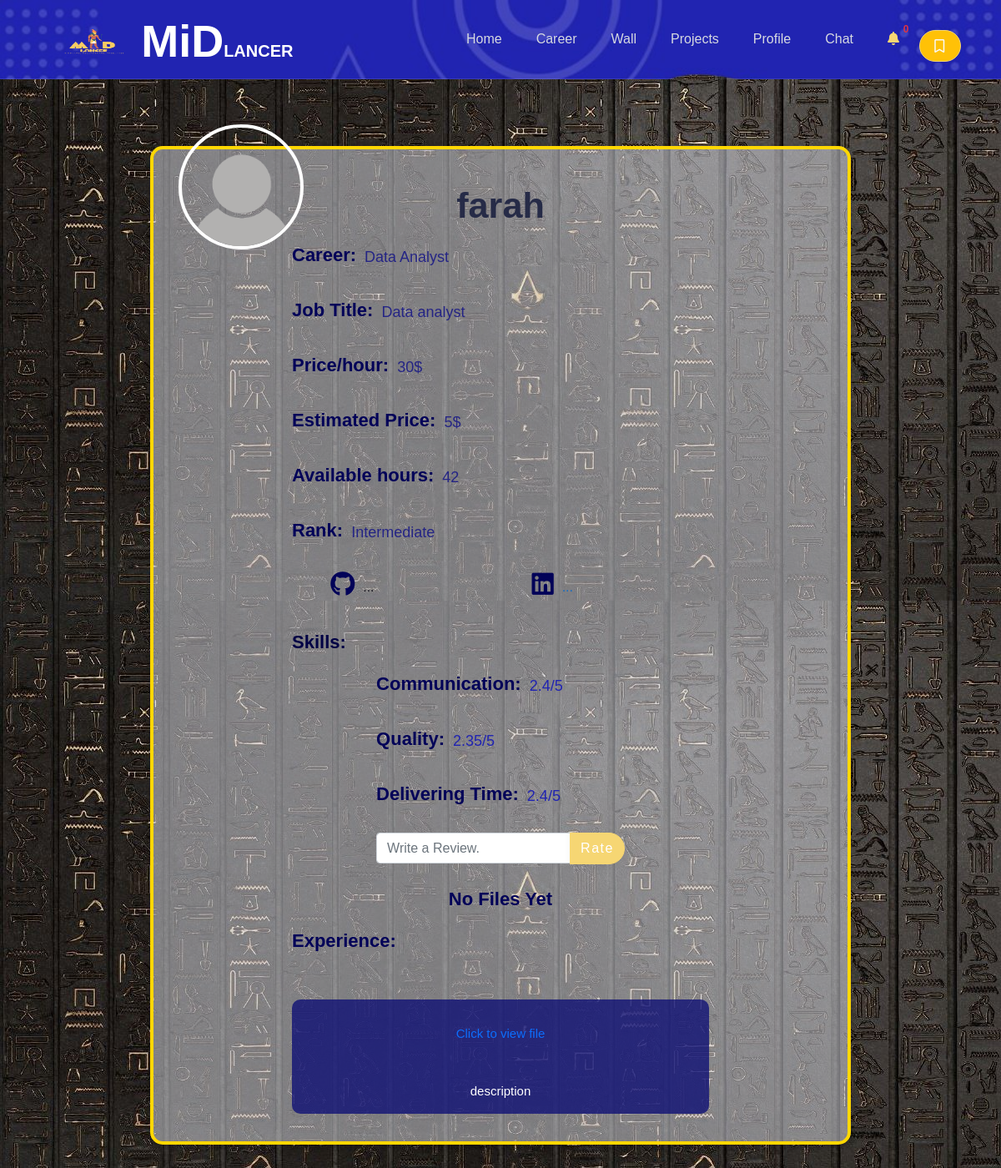
Screenshot of /freelancerview.php?vfid=15 (signed in) with the database file from the repository.
### tables this page shows
CREATE TABLE `freelancer` (
  `freelancer_id` int(11) NOT NULL,
  `freelancer_name` varchar(255) NOT NULL,
  `email` varchar(255) NOT NULL,
  `phone_number` varchar(11) NOT NULL,
  `password` varchar(255) NOT NULL,
  `birthdate` date NOT NULL,
  `national_id` varchar(14) NOT NULL,
  `freelancer_image` longtext DEFAULT NULL,
  `job_title` varchar(255) NOT NULL,
  `available_hours` int(11) DEFAULT NULL,
  `price/hr` float DEFAULT 5,
  `link1` varchar(255) DEFAULT NULL,
  `link2` varchar(255) DEFAULT NULL,
  `freelancer_file` longtext DEFAULT NULL,
  `bio` text DEFAULT NULL,
  `premium` varchar(255) DEFAULT '0',
  `view` int(11) DEFAULT 0,
  `hidden` tinyint(1) DEFAULT 0,
  `admin_hidden` tinyint(1) DEFAULT 0,
  `career_id` int(11) NOT NULL,
  `rank_id` int(11) DEFAULT 1,
  `webssite_price` int(11) NOT NULL DEFAULT 5,
  `fl_join_date` date NOT NULL DEFAULT current_timestamp(),
  `last_seen` datetime DEFAULT current_timestamp()
);

CREATE TABLE `career` (
  `career_id` int(11) NOT NULL,
  `career_path` varchar(250) NOT NULL,
  `career_desc` text NOT NULL,
  `career_image` longtext NOT NULL
);

CREATE TABLE `rank` (
  `rank_id` int(11) NOT NULL,
  `rank` varchar(250) NOT NULL
);

CREATE TABLE `experience` (
  `experience_id` int(11) NOT NULL,
  `experience_text` text NOT NULL,
  `experience_image` longtext DEFAULT NULL,
  `experience_file` longtext DEFAULT NULL,
  `hidden` tinyint(4) DEFAULT 0,
  `freelancer_id` int(11) NOT NULL
);

### freelancerview.php (the view, shortened to what this page needs)
<?php
include("nav+bm.php");
if(isset($_GET['vfid'])) {
    $id = $_GET['vfid'];
}
$select_freelancer = " SELECT * FROM `freelancer`
                       JOIN `career` ON `career`.`career_id` = `freelancer`.`career_id`
                       JOIN `rank` ON `rank`.`rank_id` = `freelancer`.`rank_id`
                       WHERE `freelancer`.`freelancer_id` = $id";
$run_select= mysqli_query($connect,$select_freelancer);
$select_avg="SELECT AVG(rate1) as RATE1 ,
                    AVG(rate2) as RATE2 ,
                    AVG(rate3) as RATE3
                    FROM `rate` WHERE `freelancer_id`= $id ";
$run_avg=mysqli_query($connect,$select_avg);
$key=mysqli_fetch_assoc($run_avg);
$select_experience="SELECT * FROM `experience` WHERE `freelancer_id`= $id AND `hidden` = 0 ";
$run_select_experience=mysqli_query($connect,$select_experience);
?>
<!DOCTYPE html>
<html lang="en">
<head>
    <link rel="stylesheet" href="css/all.min.css">
    <link rel="stylesheet" href="https://stackpath.bootstrapcdn.com/bootstrap/4.4.0/css/bootstrap.min.css">
    <link rel="stylesheet" href="https://cdnjs.cloudflare.com/ajax/libs/rateYo/2.3.2/jquery.rateyo.min.css">
    <link href="https://cdn.jsdelivr.net/npm/bootstrap@5.0.2/dist/css/bootstrap.min.css" rel="stylesheet">
    <link rel="stylesheet" href="https://cdnjs.cloudflare.com/ajax/libs/font-awesome/6.0.0-beta3/css/all.min.css">
    <link rel="stylesheet" href="./css/FREELANCERPROFILE.css">
</head>
<body>
<h2></h2>
    <div class="profile-container pb-4">
            <?php foreach($run_select as $data){ ?>
            <div class="class"></div>
            <div class="profile-image">
                <img src="<?php echo "img/profile/".htmlspecialchars($data['freelancer_image'], ENT_QUOTES, 'UTF-8' ) ?>" alt="Profile Image" id="image-preview">
            </div>
            <h1><?php echo htmlspecialchars($data['freelancer_name'] , ENT_QUOTES, 'UTF-8' )?></h1>
            <div  class="profile-form">
                <div class="form-group">
                <label for="career">Career:</label>
                    <p><?php echo htmlspecialchars($data['career_path'], ENT_QUOTES, 'UTF-8' )?></p>
                </div>
                <div class="form-group">
                    <label for="job-title">Job Title:</label>
                    <p class="web"><?php echo htmlspecialchars($data['job_title'] , ENT_QUOTES, 'UTF-8' )?></p>
                </div>
                <div class="form-group">
                    <label for="bio">Price/hour:</label>
                    <p><?php echo htmlspecialchars($data['price/hr'], ENT_QUOTES, 'UTF-8' )?>$</p>
                </div>
                <div class="form-group">
                    <label for="bio">Estimated Price:</label>
                    <p><?php echo htmlspecialchars($data['webssite_price'], ENT_QUOTES, 'UTF-8' )?>$</p>
                </div>
                <?php if(!empty($data['available_hours'])){ ?>
                    <div class="form-group">
                        <label for="bio">Available hours:</label>
                        <p><?php echo htmlspecialchars ($data['available_hours'], ENT_QUOTES, 'UTF-8')?></p>
                    </div>
                <?php } ?>
                <div class="form-group">
                    <label for="bio">Rank:</label>
                    <p><?php echo htmlspecialchars($data['rank'], ENT_QUOTES, 'UTF-8' ) ?></p>
                </div>
                <div class="group">
                    <?php if(!empty($data['link1'])){ ?>
                        <div class="form-group">
                            <label for="github-link"><i class="fa-brands fa-github"></i></label>
                            <div class="social-link1">
                                <a href="<?php echo htmlspecialchars($data['link1'], ENT_QUOTES, 'UTF-8'); ?>" target="_blank">GitHub</a>
                            </div>
                        </div>
                    <?php }else{ ?>
                        <div class="form-group">
                            <label for="github-link"><i class="fa-brands fa-github"></i></label>
                            <div class="social-link1">
                            <span>...</span>
                            </div>
                        </div>
                    <?php } ?>
                    <?php if(!empty($data['link2'])){?>
                        <div class="form-group">
                            <label for="linkedin-link"><i class="fa-brands fa-linkedin"></i></label>
                            <div class="social-link2">
                                <a href="<?php echo htmlspecialchars($data['link2'], ENT_QUOTES, 'UTF-8'); ?>" target="_blank">LinkedIn</a>
                            </div>
                        </div>
                    <?php }else{ ?>
                        <div class="form-group">
                            <label for="linkedin-link"><i class="fa-brands fa-linkedin"></i></label>
                            <div class="social-link2">
                            </i> <span>...</span>
                            </div>
                        </div>
                    <?php } ?>
                </div>
                <div class="form-group1">
                    <label for="skills">Skills:</label>
                    <div class="skills">
                    </div>
                </div>
                <form method="POST">
                <?php if(isset($_SESSION['user_id'])){ ?>
                    <div class="form-group">
                        <label for="rate-communication">Communication:</label>
                        <div class="rate-communic ">
                            <p style="color: #2124b1;">
                            <?php echo round($key['RATE1'],2);?>/5</p>
                        </div>
                    </div>
                    <div class="form-group">
                        <label for="rate-quality">Quality:</label>
                        <div class="rate-quality">
                            <p style="color: #2124b1;">
                            <?php echo round($key['RATE2'],2);?>/5</p>
                        </div>
                    </div>
                    <div class="form-group">
                        <label for="rate-delivery">Delivering Time:</label>
                        <div class="rate-delivery">
                            <p style="color: #2124b1;">
                            <?php echo round($key['RATE3'],2);?>/5</p>
                        </div>
                    </div>
                        <div class="input-group mb-3">
                            <input type="text" name="review" class="form-control" placeholder="Write a Review." aria-label="Recipient's username" aria-describedby="button-addon2">
                            <button type="submit" name="add" class="btn btn-warning">Rate</button>
                        </div>
                    <?php } ?>
                </form>
                <?php if(!empty($data['freelancer_file'])){?>
                    <div class="form-groupupload">
                        <label for="file-upload">CV: <a href="./file/<?php echo htmlspecialchars($data['freelancer_file'], ENT_QUOTES, 'UTF-8' ) ?>" target="_blank" ><?php echo $data['freelancer_file'];?></a></label>
                    </div>
                <?php }else{ ?>
                    <label style="font-weight: bold;
                        font-size: 22px;
                        color: rgb(2, 2, 88);
                        text-align: left;
                        padding-top: 9px;" for="file-upload">No Files Yet </label>
                <?php } ?>
                <div class="all">
                    <div class="txt d-flex f-row ">
                        <div class="form-group">
                            <label for="bio">Experience:</label>
                        </div>
                    </div>
                    <?php foreach($run_select_experience as $exper){ ?>
                        <?php if(!empty($exper['experience_image'])){?>
                        <div class="img"><img src="<?php echo "img/experience/".htmlspecialchars($exper['experience_image'], ENT_QUOTES, 'UTF-8' )?>" alt=""></div>
                        <div class="text">
                            <?php if(!empty($exper['experience_file'])){ ?>
                            <p><a href="img/experience/<?php echo htmlspecialchars($exper['experience_file'], ENT_QUOTES, 'UTF-8' ) ?>" target="_blank" >Click to view file</a></p>
                            <?php } ?>
                            <p><?php echo htmlspecialchars($exper['experience_text'], ENT_QUOTES, 'UTF-8' )?></p></div>
                        </div>
                        <?php }else{ ?>
                    <div class="post2">
                        <?php if(!empty($exper['experience_file'])){ ?>
                        <p><a href="img/experience/<?php echo htmlspecialchars($exper['experience_file'], ENT_QUOTES, 'UTF-8' ) ?>" target="_blank" >Click to view file</a></p>
                        <?php } ?>
                        <p><?php echo htmlspecialchars($exper['experience_text'], ENT_QUOTES, 'UTF-8' )?></p>
                    </div>
                    <?php }} ?>
                </div>
            </div>
        <div class="form-group11">
        </div>
        <?php } ?>
    </div>
</body>
</html>

### css/nav+bm.css (style rules this page uses)
:root { --primary-color: #080a74; --secondary-color: #f6d673; --Thirdly-color: #d6d9e0; --fourthly-color: #1d1d27; }
h2 { color: var(--Thirdly-color); }
button { padding: 4px 20px; border-radius: 50px; cursor: pointer; border: 0; border-radius: 0.9em; background-color: var(--secondary-color); box-shadow: rgb(0 0 0 / 5%) 0 0 8px; letter-spacing: 1.5px; text-transform: uppercase; font-size: 15px; transition: all 0.5s ease; font-family: inherit; margin-left: 20px; }
a { text-decoration: none; color: var(--fourthly-color); }

### css/FREELANCERPROFILE.css (style rules this page uses)
:root { --blue-color: #080a74; --primary-color: #080a74; --secondary-color: #f6d673; --background-color: #f7faff; --input-bg-color: #1d1d27; --text-color: #ffffff; --button-bg-color: #f6d673; --button-hover-bg-color: #2124b1; --popup-bg-color: #ffffff; --popup-border-color: #2124b1; }
body { font-family: 'Arial', sans-serif; background-image: url(../img/bhimg.jpg); background-repeat: repeat; color: var(--text-color); margin: 0; }
.profile-container { position: relative; width: 70%; margin: auto; background-color: #d6d9e085; border-radius: 15px; box-shadow: 0 4px 10px rgba(0, 0, 0, 0.2); text-align: center; border: 4px solid gold; margin-bottom: 4%; }
h2 { color: var(--background-color) !important; font-size: 2.7em; font-weight: 600; text-align: center; padding-bottom: 3%; padding-top: 3%; }
h1 { font-size: 2.7em; font-weight: 600; margin-top: 2%; padding-top: 3%; }
.profile-image { width: 150px; height: 150px; border-radius: 50%; border: 4px solid var(--popup-bg-color); overflow: hidden; position: absolute; top: -30px; left: 30px; }
.profile-image img { width: 100%; }
p { COLOR: #171785de; font-weight: 540; font-size: large; position: relative; top: 15px; }
.skills { width: 200px; display: flex; color: #171785de; gap: 8px; flex-wrap: wrap; }
.profile-form { display: flex; flex-direction: column; align-items: center; }
.form-group1 { font-size: 22px; width: 100%; max-width: 500px; display: flex; flex-direction: row; gap: 10px; color: #010144; font-weight: 600; padding-top: 9px; }
.form-group11 { font-size: 22px !important; width: 100%; max-width: 500px; display: flex; flex-direction: row; gap: 10px; color: #010144; font-weight: 600; padding-top: 9px; margin-left: 0%; }
.form-group { width: 100%; max-width: 500px; display: flex; flex-direction: row; gap: 10px; }
.form-group label { font-weight: bold; font-size: 22px; color: rgb(2, 2, 88); text-align: left; padding-top: 9px; }
.social-link1 { color: #1d1d27; padding-top: 16px; }
.social-link2 { color: rgb(24, 109, 193); padding-top: 16px; }
.rate-communic { display: flex; }
.rate-quality { display: flex; }
.rate-delivery { display: flex; }
.class { width: 18%; height: 6%; position: absolute; display: flex; flex-direction: column; right: 5%; top: 2%; }
a { text-decoration: none; }
.btn-warning { color: #ffffff; background-color: var(--button-bg-color); border-color: var(--button-bg-color); border-radius: 20px; height: 38px; margin-top: 2%; }
input { font-family: inherit; font-size: inherit; line-height: inherit; margin-top: 2%; color: black; background-color: transparent; padding-top: 1%; width: 44%; }
.group { display: flex; width: 58%; display: flex; justify-content: center; align-items: center; margin-left: 9%; }
.fa-github:before { content: "\f09b"; font-size: 30px; }
.fa-linkedin:before { content: "\f08c"; font-size: 30px; }
.all { flex-direction: column; width: 100%; max-width: 500px; display: flex; margin-left: 0%; }
.post2 { width: 100%; background-color: #080a74c0; margin-top: 4%; border-radius: 10px; }
.all .post2 p { font-size: 15px; color: white; padding: 3%; }
img { width: 100%; height: 100%; border-radius: 10px; }
.form-control { height: 37px !important; margin-top: 2% !important; }

### rows the page displays
freelancer: freelancer_image (placeholder picture), freelancer_name "farah", career.career_path "Data Analyst", job_title "Data analyst", value "30", webssite_price "5", available_hours "42", rank.rank "Intermediate", RATE1 "2.4", RATE2 "2.35", RATE3 "2.4", shows "No Files Yet"
experience: experience_text "description"

### other values shown
$notifi "0"
